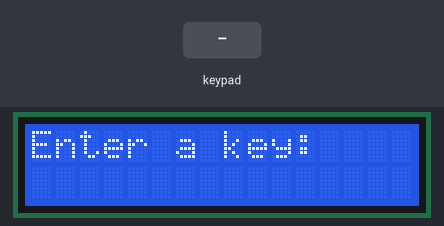
This sketch was run on a simulated Arduino Uno, built with avr-gcc and run on an emulated ATmega328P. On the bench: 16×2 character LCD. Inputs (shaded band) come from the test bench. What the sketch prints to the serial monitor is not drawn.

Above: at 1.2 s.
1.3 s: key '1' pressed
At 2.1 s:
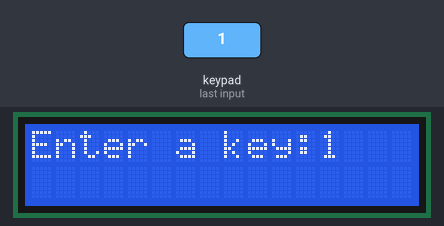
2.8 s: keypad keys 0 1 2 3 # pressed 0.4 s apart
At 3.0 s:
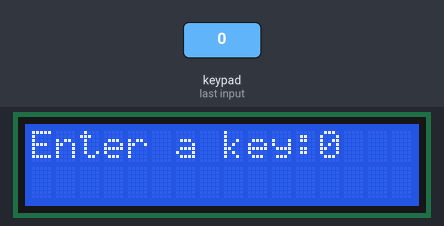
7.8 s: keypad keys 0 1 2 3 * pressed 0.4 s apart
12.8 s: keypad keys 0 1 2 3 D pressed 0.4 s apart
Timing chart, 0 to 15.8 s (numbered marks = the images above; inputs shaded):
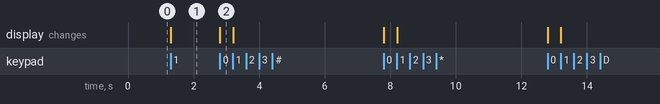

Measured:
- after the input at 1.3 s, the display: changes at once (image 1)
- after the input at 2.8 s, the display: changes at once (image 2)

The sketch:

sketch_dec23a.ino
```cpp
#include <Keypad.h>

#include <LiquidCrystal.h>

// initialize the library by associating any needed LCD interface pin
// with the arduino pin number it is connected to
const int rs = 13, en = 12, d4 = 11, d5 = 10, d6 = 9, d7 = 8;
LiquidCrystal lcd(rs, en, d4, d5, d6, d7);
int pressed;

const byte ROWS = 4; //four rows
const byte COLS = 4; //three columns
char keys[ROWS][COLS] = {
  {'1','2','3','A'},
  {'4','5','6','B'},
  {'7','8','9','C'},
  {'*','0','#','D'}
};
int motorPin = 13;

byte rowPins[ROWS] = {0, 1, 2, 3}; //connect to the row pinouts of the keypad
byte colPins[COLS] = {4,5,6,7}; //connect to the column pinouts of the keypad


Keypad keypad = Keypad( makeKeymap(keys), rowPins, colPins, ROWS, COLS );

/*
 *
 * digitalWrite(motor_pin, HIGH); //turn ON motor
  }
  else
  {

  Serial.println("Motor 0FF");
  digitalWrite(motor_pin, LOW); //turn OFF motor
 * lcd.setCursor(0, 0);
lcd.print(“Line 1”);
lcd.setCursor(0, 1);
lcd.print(“Line 2”);
 */


void setup(){
   pinMode(motorPin, OUTPUT);

   // set up the LCD's number of columns and rows:
  lcd.begin(16, 2);
  // Print a message to the LCD.
  lcd.setCursor(0,0);
  lcd.print("Enter a key:");
  //lcd.print(pressed);
 // delay(8000);
 // lcd.clear();

 /* delay(500);
  lcd.clear();
  lcd.setCursor(0,0);
  lcd.print(pressed);
  delay(500);
  lcd.clear();*/

   Serial.begin(9600);
}

void loop(){

  char key = keypad.getKey();
    // Turn off the display:
  /*lcd.noDisplay();
  delay(500);
 // Turn on the display:
  lcd.display();*/
    // just print the pressed key
   if (key){
    Serial.println(key);
  }


   if (key =='0'){
    Serial.println("Key 0 is pressed");
    pressed = 0;
    lcd.setCursor(12,0);
    lcd.print(pressed);

    digitalWrite(motorPin, LOW); //turn ON motor

  }
   if (key =='1'){
    Serial.println("Key 1 is pressed");
    lcd.setCursor(12,0);
    pressed = 1;
    lcd.print(pressed);

    digitalWrite(motorPin, HIGH); //turn ON motor

    //analogWrite(motorPin, 1);

  }
   if (key =='2'){
    Serial.println("Key 2 is pressed");
    //analogWrite(motorPin, 2);

  }
   if (key =='3'){
    Serial.println("Key 3 is pressed");
    //analogWrite(motorPin, 3);

  }
  // this checkes if 4 is pressed, then do something. Here  we print the text but you can control something.
  if (key =='4'){
    Serial.println("Key 4 is pressed");
   // analogWrite(motorPin, 4);

  }
}
```
